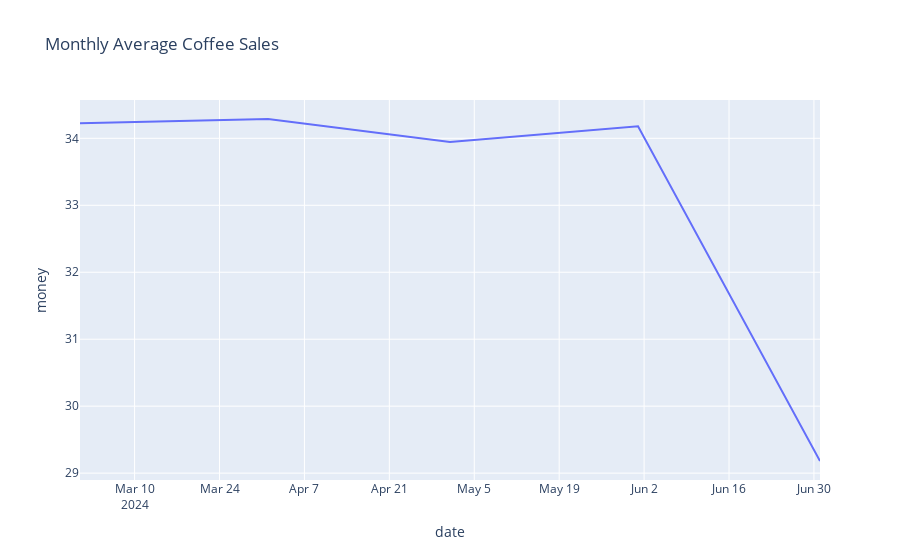

Source (notebook cell):
### Code cell
# Step 13: Monthly Sales Trend
monthly_avg = data.groupby(data['date'].dt.to_period("M"))['money'].mean().reset_index()
monthly_avg['date'] = monthly_avg['date'].astype(str)
px.line(monthly_avg, x='date', y='money', title='Monthly Average Coffee Sales').show()

### Figure 1 — Plotly figure (JSON) as saved in the notebook; plotly's stock layout.template omitted (floating-point values rounded to 4 significant figures)
{"data": [{"hovertemplate": "date=%{x}<br>money=%{y}<extra></extra>", "legendgroup": "", "line": {"color": "#636efa", "dash": "solid"}, "marker": {"symbol": "circle"}, "mode": "lines", "name": "", "orientation": "v", "showlegend": false, "type": "scatter", "x": ["2024-03", "2024-04", "2024-05", "2024-06", "2024-07"], "xaxis": "x", "y": [34.22, 34.29, 33.95, 34.18, 29.18], "yaxis": "y"}], "layout": {"legend": {"tracegroupgap": 0}, "title": {"text": "Monthly Average Coffee Sales"}, "xaxis": {"anchor": "y", "domain": [0, 1], "title": {"text": "date"}}, "yaxis": {"anchor": "x", "domain": [0, 1], "title": {"text": "money"}}}}
